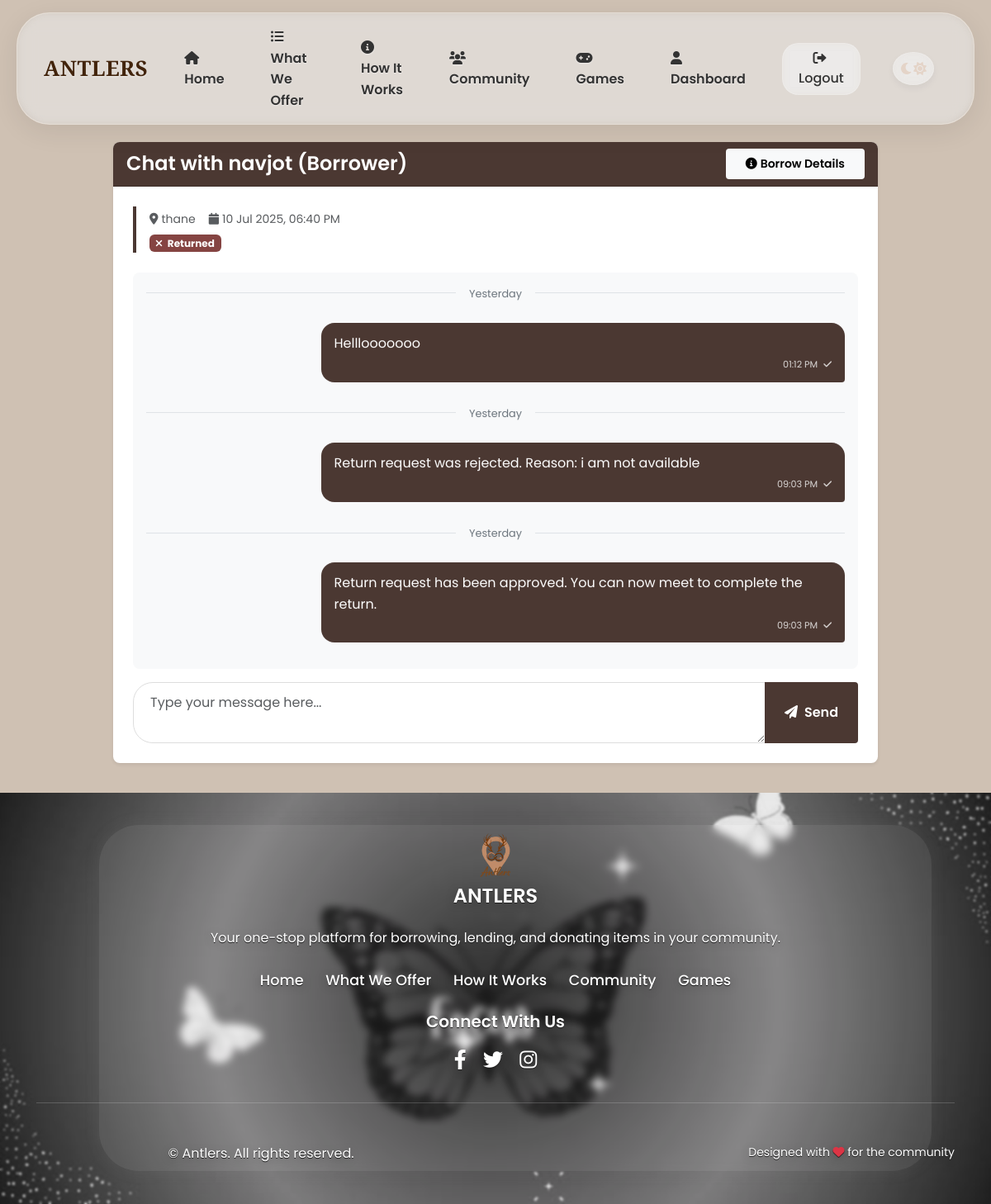
The app's page /chat/1 (signed in) with its own data.
### app.py (models this page shows)
class User(db.Model, UserMixin):
    id = db.Column(db.Integer, primary_key=True)
    username = db.Column(db.String(150), unique=True)
    password = db.Column(db.String(150))
    email = db.Column(db.String(150), unique=True)
    contact_number = db.Column(db.String(20))
    role = db.Column(db.String(50), default='user')
    created_at = db.Column(db.DateTime, default=func.now())
    overall_verified = db.Column(db.Boolean, default=False)
    approved_items = db.relationship('Accessory',
                                   foreign_keys='Accessory.user_id',
                                   backref=db.backref('owner', lazy=True))
    items_borrowed = db.relationship('BorrowedAccessory',
                                   foreign_keys='BorrowedAccessory.borrower_id',
                                   backref=db.backref('borrower_user', lazy=True),
                                   overlaps="items_borrowed_as_borrower,borrower")
    items_lent = db.relationship('BorrowedAccessory',
                                foreign_keys='BorrowedAccessory.lender_id',
                                backref=db.backref('lender_user', lazy=True),
                                overlaps="items_lent_as_lender,lender")

class BorrowedAccessory(db.Model):
    id = db.Column(db.Integer, primary_key=True)
    accessory_id = db.Column(db.Integer, db.ForeignKey('accessory.id'))
    borrower_id = db.Column(db.Integer, db.ForeignKey('user.id'))
    lender_id = db.Column(db.Integer, db.ForeignKey('user.id'))
    status = db.Column(db.String(50))  # 'pending', 'approved', 'rejected', 'delivered', 'returned'
    pickup_location = db.Column(db.String(150))
    pickup_datetime = db.Column(db.DateTime)
    created_at = db.Column(db.DateTime, default=func.now())
    residence = db.Column(db.String(200), nullable=False)  # Borrower's residence
    message = db.Column(db.Text, nullable=False)  # Message to lender
    delivery_preference = db.Column(db.String(50), default='self')  # 'self' or 'antlers'
    lender_confirmed_delivery = db.Column(db.Boolean, default=False)
    borrower_confirmed_delivery = db.Column(db.Boolean, default=False)
    accessory = db.relationship('Accessory', backref='borrow_requests')
    borrower = db.relationship('User', foreign_keys=[borrower_id], backref='items_borrowed_as_borrower', overlaps="items_borrowed,borrower_user")
    lender = db.relationship('User', foreign_keys=[lender_id], backref='items_lent_as_lender', overlaps="items_lent,lender_user")

class ChatMessage(db.Model):
    id = db.Column(db.Integer, primary_key=True)
    borrow_id = db.Column(db.Integer, db.ForeignKey('borrowed_accessory.id'), nullable=False)
    sender_id = db.Column(db.Integer, db.ForeignKey('user.id'), nullable=False)
    recipient_id = db.Column(db.Integer, db.ForeignKey('user.id'), nullable=False)
    message = db.Column(db.Text, nullable=False)
    timestamp = db.Column(db.DateTime, default=func.now())
    is_read = db.Column(db.Boolean, default=False)
    borrow_request = db.relationship('BorrowedAccessory', backref=db.backref('chat_messages', lazy=True, order_by='ChatMessage.timestamp'))
    sender = db.relationship('User', foreign_keys=[sender_id], backref=db.backref('sent_messages', lazy=True))
    recipient = db.relationship('User', foreign_keys=[recipient_id], backref=db.backref('received_messages', lazy=True))

### app.py (the view, shortened to what this page needs)
@app.route('/chat/<int:borrow_id>', methods=['GET', 'POST'])
@login_required
def chat(borrow_id):
    borrow_request = BorrowedAccessory.query.get_or_404(borrow_id)
    chat_messages = ChatMessage.query.filter_by(borrow_id=borrow_id).order_by(ChatMessage.timestamp.asc()).all()
    from datetime import date
    today = date.today()
    yesterday = today - timedelta(days=1)
    return render_template('chat.html', borrow_request=borrow_request, chat_messages=chat_messages, today=today, yesterday=yesterday)

### app.py (called while the page is built)
@login_manager.user_loader
def load_user(user_id):
    return User.query.get(int(user_id))

### templates/chat.html (shortened to what this page needs)
{% extends "base.html" %}
{% block content %}
<div class="container">
    <div class="row justify-content-center mt-4">
        <div class="col-lg-10">
            <div class="card border-0 shadow-sm">
                <div class="card-header bg-primary text-white d-flex justify-content-between align-items-center">
                    <div>
                        <h4 class="mb-0">
                            {% if current_user.id == borrow_request.borrower_id %}
                                Chat with {{ borrow_request.lender_user.username }} (Lender)
                            {% else %}
                                Chat with {{ borrow_request.borrower_user.username }} (Borrower)
                            {% endif %}
                        </h4>
                    </div>
                    <div>
                        <a href="{{ url_for('borrow_details', borrow_id=borrow_request.id) }}" class="btn btn-light btn-sm">
                            <i class="fas fa-info-circle me-1"></i>Borrow Details
                        </a>
                    </div>
                </div>
                <div class="card-body">
                    <div class="item-details mb-4">
                        <div class="d-flex align-items-center">
                            <div>
                                <div class="d-flex small text-muted">
                                    <div class="me-3">
                                        <i class="fas fa-map-marker-alt me-1"></i>{{ borrow_request.pickup_location }}
                                    </div>
                                    <div>
                                        <i class="fas fa-calendar me-1"></i>{{ borrow_request.pickup_datetime.strftime('%d %b %Y, %I:%M %p') if borrow_request.pickup_datetime else 'Not specified' }}
                                    </div>
                                </div>
                                <span class="badge bg-{{ borrow_request.status == 'pending' and 'warning' or (borrow_request.status == 'approved' and 'success' or (borrow_request.status == 'delivered' and 'info' or 'secondary')) }} mt-2">
                                    <i class="fas fa-{{ borrow_request.status == 'pending' and 'clock' or (borrow_request.status == 'approved' and 'check' or (borrow_request.status == 'delivered' and 'box' or 'times')) }} me-1"></i>
                                    {{ borrow_request.status.capitalize() }}
                                </span>
                            </div>
                        </div>
                    </div>
                    <div class="chat-container" id="chatContainer">
                        {% set last_date = None %}
                        {% for message in chat_messages %}
                            {% set message_date = message.timestamp.date() %}
                            {% if last_date != message_date %}
                                <div class="chat-date-divider">
                                    <span>
                                        {% if message_date == today %}
                                            Today
                                        {% elif message_date == yesterday %}
                                            Yesterday
                                        {% else %}
                                            {{ message.timestamp.strftime('%d %b %Y') }}
                                        {% endif %}
                                    </span>
                                </div>
                                {% set last_date = message_date %}
                            {% endif %}
                            <div class="message {{ 'message-outgoing' if message.sender_id == current_user.id else 'message-incoming' }}">
                                <div class="message-content">{{ message.message }}</div>
                                <div class="message-time text-end">
                                    {{ message.timestamp.strftime('%I:%M %p') }}
                                    {% if message.sender_id == current_user.id %}
                                        {% if message.is_read %}
                                        <i class="fas fa-check-double ms-1"></i>
                                        {% else %}
                                        <i class="fas fa-check ms-1"></i>
                                        {% endif %}
                                    {% endif %}
                                </div>
                            </div>
                        {% else %}
                            <div class="text-center p-5 text-muted">
                                <i class="fas fa-comments fa-3x mb-3"></i>
                                <h5>No messages yet</h5>
                                <p>Start the conversation by sending a message below.</p>
                            </div>
                        {% endfor %}
                    </div>
                    <form method="POST" class="message-form">
                        <div class="input-group">
                            <textarea
                                name="message"
                                class="form-control"
                                placeholder="Type your message here..."
                                rows="2"
                                required
                            ></textarea>
                            <button type="submit" class="btn btn-primary">
                                <i class="fas fa-paper-plane me-2"></i>Send
                            </button>
                        </div>
                    </form>
                </div>
            </div>
        </div>
    </div>
</div>
{% endblock %}

### static/css/theme.css (style rules this page uses)
:root { --light-background: #CFC1B3; --light-surface: #E8E1D9; --light-primary: #A18167; --light-secondary: #7C6E63; --light-accent: #D7956B; --light-text: #2D2A28; --light-text-secondary: #5F574F; --light-border: #D1C5B7; --light-card: rgba(255, 255, 255, 0.7); --light-success: #7FA87B; --light-info: #7E9DC0; --light-warning: #D9AD6A; --light-danger: #C27F75; --dark-background: #121212; --dark-surface: #1E1E1E; --dark-primary: #E0E0E0; --dark-secondary: #BBBBBB; --dark-accent: #4D8AE0; --dark-text: #FFFFFF; --dark-text-secondary: #BBBBBB; --dark-border: #444444; --dark-card: #1A1A1A; --dark-card-secondary: #252525; --dark-success: #66BB6A; --dark-info: #4D8AE0; --dark-warning: #FFA726; --dark-danger: #E57373; --dark-muted: #9E9E9E; --dark-light: #E0E0E0; --dark-subtle: #2A2A2A; --dark-hover: #2E2E2E; --primary-color: var(--light-primary); --primary-color-light: var(--light-accent); --primary-color-dark: #7D614E; --secondary-color: var(--light-secondary); --accent-color: var(--light-accent); --accent-color-light: #E5B695; --text-color: var(--light-text); --text-color-light: var(--light-text-secondary); --text-light: #FFFFFF; --background-light: var(--light-background); --background-neutral: var(--light-surface); --success-color: var(--light-success); --info-color: var(--light-info); --warning-color: var(--light-warning); --danger-color: var(--light-danger); --rgb-primary: 161, 129, 103; --rgb-accent: 215, 149, 107; --rgb-background: 207, 193, 179; --rgb-text: 45, 42, 40; --rgb-dark-primary: 224, 224, 224; --rgb-dark-accent: 77, 138, 224; --rgb-dark-background: 18, 18, 18; }
body { color: var(--text-color); background-color: var(--background-light); font-family: 'Poppins', sans-serif; transition: background-color 0.3s ease, color 0.3s ease; }
.btn-primary { background-color: var(--primary-color); border-color: var(--primary-color); color: var(--text-light); transition: all 0.3s ease; }
.bg-primary, .badge-primary { background-color: var(--primary-color) !important; }
.bg-secondary, .badge-secondary { background-color: var(--secondary-color) !important; }
a { color: var(--primary-color); transition: color 0.3s ease; }
.card { border-radius: 12px; border: none; background-color: var(--light-card); transition: all 0.3s ease; }

### static/css/style.css (style rules this page uses)
:root { --primary-color: #4B3832; --primary-color-light: #6e5349; --primary-color-dark: #3C2F2F; --secondary-color: #854442; --accent-color: #BE9B7B; --accent-color-light: #E4D4C8; --text-color: #333; --light-color: #f5f5f5; --dark-color: #263238; --shadow: 0 4px 6px rgba(0, 0, 0, 0.1); --transition: all 0.3s ease; }
* { margin: 0; padding: 0; box-sizing: border-box; }
html { scroll-behavior: smooth; height: 100%; overflow-x: hidden; perspective: 1px; }
body { font-family: 'Poppins', sans-serif; line-height: 1.6; color: var(--text-color); overflow-x: hidden; background-color: var(--background-light); transform-style: preserve-3d; height: 100%; perspective: 1px; transform-style: preserve-3d; }
a { text-decoration: none; color: var(--primary-color); transition: var(--transition); }
.btn { display: inline-block; padding: 0.8rem 1.8rem; border-radius: 50px; text-align: center; font-weight: 600; transition: var(--transition); cursor: pointer; border: none; transform: translateZ(0); }
.btn-primary { background-color: var(--primary-color); color: white; }
.card { background-color: white; border-radius: 8px; box-shadow: var(--shadow); transition: var(--transition); margin-bottom: 2rem; overflow: hidden; will-change: transform; transform: translateZ(0); transition: transform 0.3s ease, box-shadow 0.3s ease; }
.card-body { padding: 1.5rem; }
.btn-primary, .btn-outline { animation: float 4s ease-in-out infinite; }
.form-control { width: 100%; padding: 0.8rem 1rem; border: 1px solid #ddd; border-radius: 4px; font-size: 1rem; transition: var(--transition); }
h1, h2, h3, h4, h5, h6 { font-weight: 600; }
.btn { border-radius: 0.25rem; padding: 0.5rem 1.5rem; transition: all 0.3s ease; }
.btn-primary { background-color: var(--primary-color); border-color: var(--primary-color); }
.card { border-radius: 0.5rem; overflow: hidden; border: none; transition: all 0.3s ease; }

### templates/base.html (style rules this page uses)
body { transition: background-color 0.3s ease, color 0.3s ease; }
.card, .benefit-card, .service-card, .navbar, .footer, .btn, .theme-toggle, .coffee-divider, .step-number, .icon-box { transition: all 0.3s ease; }

### records on screen
User: borrower_user.username "navjot"
BorrowedAccessory: pickup_location "thane", pickup_datetime "10 Jul 2025, 06:40 PM", status "Returned"
ChatMessage: message "Helllooooooo", timestamp "01:12 PM", is_read False (drawn)
ChatMessage: message "Return request was rejected. Reason: i am not available", timestamp "09:03 PM", is_read False (drawn)
ChatMessage: message "Return request has been approved. You can now meet to complete the return.", timestamp "09:03 PM", is_read False (drawn)
